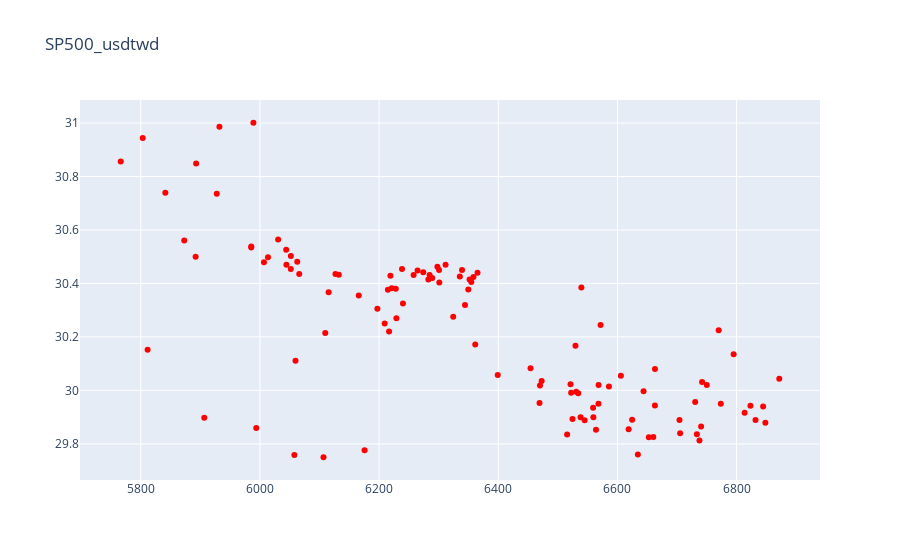

This figure's notebook cell:
### Code cell
fig = go.Figure(data=go.Scatter(x=df['sp500_Low'],
                                y=df['usdtwd_Low'],
                                mode='markers',
                                marker_color="red")) # hover text goes here

fig.update_layout(title='SP500_usdtwd')
fig.show()
